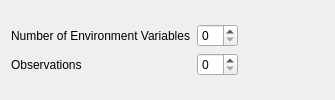
     <widget class="QWidget" name="tab_environment">
      <attribute name="title">
       <string>Environment Vars</string>
      </attribute>
      <layout class="QVBoxLayout" name="verticalLayout_5">
       <item>
        <layout class="QGridLayout" name="gridLayout_environment">
         <item row="0" column="2">
          <widget class="QSpinBox" name="spinBox_num_evn_var"/>
         </item>
         <item row="0" column="0" colspan="2">
          <widget class="QLabel" name="label_num_env_var">
           <property name="text">
            <string>Number of Environment Variables</string>
           </property>
          </widget>
         </item>
         <item row="1" column="2">
          <widget class="QSpinBox" name="spinBox_env_var_obs"/>
         </item>
         <item row="1" column="0" colspan="2">
          <widget class="QLabel" name="label_env_var_obs">
           <property name="text">
            <string>Observations</string>
           </property>
          </widget>
         </item>
         <item row="1" column="3">
          <spacer name="horizontalSpacer_environ1">
           <property name="orientation">
            <enum>Qt::Horizontal</enum>
           </property>
           <property name="sizeHint" stdset="0">
            <size>
             <width>40</width>
             <height>20</height>
            </size>
           </property>
          </spacer>
         </item>
         <item row="1" column="4">
          <spacer name="horizontalSpacer_environ2">
           <property name="orientation">
            <enum>Qt::Horizontal</enum>
           </property>
           <property name="sizeHint" stdset="0">
            <size>
             <width>40</width>
             <height>20</height>
            </size>
           </property>
          </spacer>
         </item>
         <item row="2" column="0" colspan="4">
          <layout class="QVBoxLayout" name="verticalLayout_env_var_obs"/>
         </item>
        </layout>
       </item>
      </layout>
     </widget>
